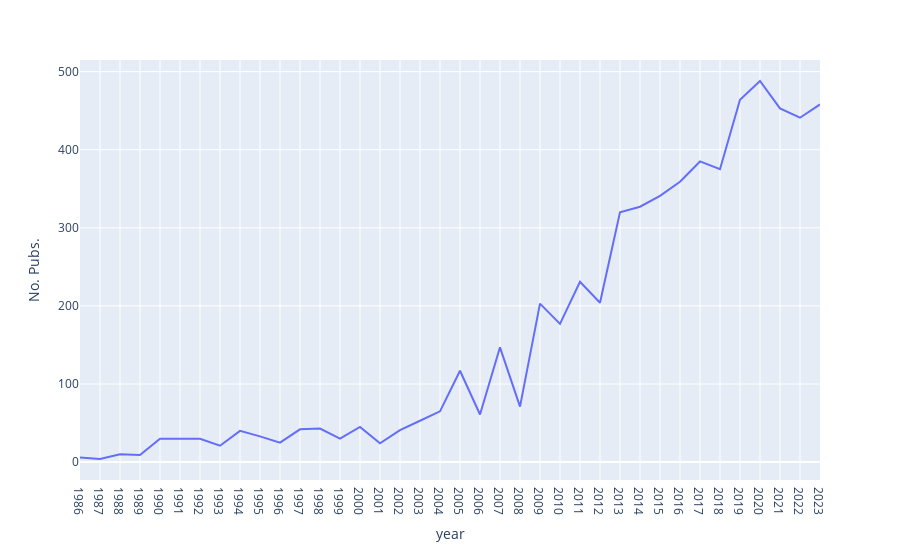

Write notebook code for a chart like this one.
### Code cell
fig = px.line(df0, x="year", y="No. Pubs.")

fig.update_layout(
    xaxis = dict(
        tickmode = 'linear',
        tick0 = df0['year'].astype("int").min(),
        dtick = 1
    )
)

fig.show()

### Figure 1 — Plotly figure (JSON) as saved in the notebook; plotly's stock layout.template omitted (floating-point values rounded to 4 significant figures)
{"data": [{"hovertemplate": "year=%{x}<br>No. Pubs.=%{y}<extra></extra>", "legendgroup": "", "line": {"color": "#636efa", "dash": "solid"}, "marker": {"symbol": "circle"}, "mode": "lines", "name": "", "orientation": "v", "showlegend": false, "type": "scatter", "x": [1986, 1987, 1988, 1989, 1990, 1991, 1992, 1993, 1994, 1995, 1996, 1997, 1998, 1999, 2000, 2001, 2002, 2003, 2004, 2005, 2006, 2007, 2008, 2009, 2010, 2011, 2012, 2013, 2014, 2015, 2016, 2017, 2018, 2019, 2020, 2021, 2022, 2023], "xaxis": "x", "y": [6, 4, 10, 9, 30, 30, 30, 21, 40, 33, 25, 42, 43, 30, 45, 24, 41, 53, 65, 117, 61, 147, 71, 203, 177, 231, 204, 320, 327, 341, 359, 385, 375, 464, 488, 453, 441, 458], "yaxis": "y"}], "layout": {"legend": {"tracegroupgap": 0}, "margin": {"t": 60}, "xaxis": {"anchor": "y", "domain": [0, 1], "dtick": 1, "tick0": 1986, "tickmode": "linear", "title": {"text": "year"}}, "yaxis": {"anchor": "x", "domain": [0, 1], "title": {"text": "No. Pubs."}}}}
